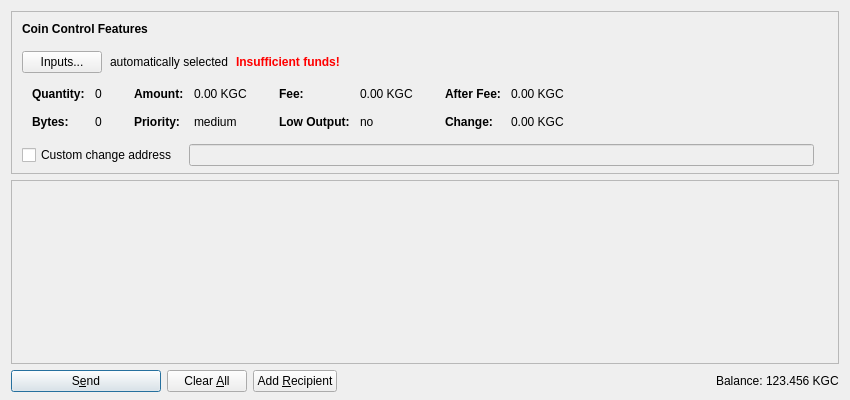
<?xml version="1.0" encoding="UTF-8"?>
<ui version="4.0">
 <class>SendCoinsDialog</class>
 <widget class="QDialog" name="SendCoinsDialog">
  <property name="geometry">
   <rect>
    <x>0</x>
    <y>0</y>
    <width>850</width>
    <height>400</height>
   </rect>
  </property>
  <property name="windowTitle">
   <string>Send Coins</string>
  </property>
  <layout class="QVBoxLayout" name="verticalLayout" stretch="0,1,0">
   <property name="bottomMargin">
    <number>8</number>
   </property>
   <item>
    <widget class="QFrame" name="frameCoinControl">
     <property name="sizePolicy">
      <sizepolicy hsizetype="Expanding" vsizetype="Expanding">
       <horstretch>0</horstretch>
       <verstretch>0</verstretch>
      </sizepolicy>
     </property>
     <property name="maximumSize">
      <size>
       <width>16777215</width>
       <height>16777215</height>
      </size>
     </property>
     <property name="frameShape">
      <enum>QFrame::StyledPanel</enum>
     </property>
     <property name="frameShadow">
      <enum>QFrame::Sunken</enum>
     </property>
     <layout class="QVBoxLayout" name="verticalLayoutCoinControl2">
      <property name="spacing">
       <number>0</number>
      </property>
      <property name="leftMargin">
       <number>0</number>
      </property>
      <property name="topMargin">
       <number>0</number>
      </property>
      <property name="rightMargin">
       <number>0</number>
      </property>
      <property name="bottomMargin">
       <number>6</number>
      </property>
      <item>
       <layout class="QVBoxLayout" name="verticalLayoutCoinControl" stretch="0,0,0,0,1">
        <property name="spacing">
         <number>0</number>
        </property>
        <property name="leftMargin">
         <number>10</number>
        </property>
        <property name="topMargin">
         <number>10</number>
        </property>
        <item>
         <layout class="QHBoxLayout" name="horizontalLayoutCoinControl1">
          <property name="bottomMargin">
           <number>15</number>
          </property>
          <item>
           <widget class="QLabel" name="labelCoinControlFeatures">
            <property name="sizePolicy">
             <sizepolicy hsizetype="Preferred" vsizetype="Maximum">
              <horstretch>0</horstretch>
              <verstretch>0</verstretch>
             </sizepolicy>
            </property>
            <property name="font">
             <font>
              <weight>75</weight>
              <bold>true</bold>
             </font>
            </property>
            <property name="styleSheet">
             <string notr="true">font-weight:bold;</string>
            </property>
            <property name="text">
             <string>Coin Control Features</string>
            </property>
           </widget>
          </item>
         </layout>
        </item>
        <item>
         <layout class="QHBoxLayout" name="horizontalLayoutCoinControl2" stretch="0,0,0,0">
          <property name="spacing">
           <number>8</number>
          </property>
          <property name="bottomMargin">
           <number>10</number>
          </property>
          <item>
           <widget class="QPushButton" name="pushButtonCoinControl">
            <property name="styleSheet">
             <string notr="true"/>
            </property>
            <property name="text">
             <string>Inputs...</string>
            </property>
           </widget>
          </item>
          <item>
           <widget class="QLabel" name="labelCoinControlAutomaticallySelected">
            <property name="text">
             <string>automatically selected</string>
            </property>
            <property name="margin">
             <number>5</number>
            </property>
           </widget>
          </item>
          <item>
           <widget class="QLabel" name="labelCoinControlInsuffFunds">
            <property name="font">
             <font>
              <weight>75</weight>
              <bold>true</bold>
             </font>
            </property>
            <property name="styleSheet">
             <string notr="true">color:red;font-weight:bold;</string>
            </property>
            <property name="text">
             <string>Insufficient funds!</string>
            </property>
            <property name="margin">
             <number>5</number>
            </property>
           </widget>
          </item>
          <item>
           <spacer name="horizontalSpacerCoinControl">
            <property name="orientation">
             <enum>Qt::Horizontal</enum>
            </property>
            <property name="sizeHint" stdset="0">
             <size>
              <width>40</width>
              <height>1</height>
             </size>
            </property>
           </spacer>
          </item>
         </layout>
        </item>
        <item>
         <widget class="QWidget" name="widgetCoinControl" native="true">
          <property name="sizePolicy">
           <sizepolicy hsizetype="Preferred" vsizetype="Preferred">
            <horstretch>0</horstretch>
            <verstretch>0</verstretch>
           </sizepolicy>
          </property>
          <property name="minimumSize">
           <size>
            <width>0</width>
            <height>0</height>
           </size>
          </property>
          <property name="styleSheet">
           <string notr="true"/>
          </property>
          <layout class="QHBoxLayout" name="horizontalLayoutCoinControl5">
           <property name="leftMargin">
            <number>0</number>
           </property>
           <property name="topMargin">
            <number>0</number>
           </property>
           <property name="rightMargin">
            <number>0</number>
           </property>
           <property name="bottomMargin">
            <number>0</number>
           </property>
           <item>
            <layout class="QHBoxLayout" name="horizontalLayoutCoinControl3" stretch="0,0,0,1">
             <property name="spacing">
              <number>20</number>
             </property>
             <property name="topMargin">
              <number>0</number>
             </property>
             <property name="bottomMargin">
              <number>10</number>
             </property>
             <item>
              <layout class="QFormLayout" name="formLayoutCoinControl1">
               <property name="horizontalSpacing">
                <number>10</number>
               </property>
               <property name="verticalSpacing">
                <number>14</number>
               </property>
               <property name="leftMargin">
                <number>10</number>
               </property>
               <property name="topMargin">
                <number>4</number>
               </property>
               <property name="rightMargin">
                <number>6</number>
               </property>
               <item row="0" column="0">
                <widget class="QLabel" name="labelCoinControlQuantityText">
                 <property name="font">
                  <font>
                   <weight>75</weight>
                   <bold>true</bold>
                  </font>
                 </property>
                 <property name="text">
                  <string>Quantity:</string>
                 </property>
                 <property name="margin">
                  <number>0</number>
                 </property>
                </widget>
               </item>
               <item row="0" column="1">
                <widget class="QLabel" name="labelCoinControlQuantity">
                 <property name="cursor">
                  <cursorShape>IBeamCursor</cursorShape>
                 </property>
                 <property name="contextMenuPolicy">
                  <enum>Qt::ActionsContextMenu</enum>
                 </property>
                 <property name="text">
                  <string notr="true">0</string>
                 </property>
                 <property name="margin">
                  <number>0</number>
                 </property>
                 <property name="textInteractionFlags">
                  <set>Qt::LinksAccessibleByMouse|Qt::TextSelectableByKeyboard|Qt::TextSelectableByMouse</set>
                 </property>
                </widget>
               </item>
               <item row="1" column="0">
                <widget class="QLabel" name="labelCoinControlBytesText">
                 <property name="font">
                  <font>
                   <weight>75</weight>
                   <bold>true</bold>
                  </font>
                 </property>
                 <property name="text">
                  <string>Bytes:</string>
                 </property>
                </widget>
               </item>
               <item row="1" column="1">
                <widget class="QLabel" name="labelCoinControlBytes">
                 <property name="cursor">
                  <cursorShape>IBeamCursor</cursorShape>
                 </property>
                 <property name="contextMenuPolicy">
                  <enum>Qt::ActionsContextMenu</enum>
                 </property>
                 <property name="text">
                  <string notr="true">0</string>
                 </property>
                 <property name="textInteractionFlags">
                  <set>Qt::LinksAccessibleByMouse|Qt::TextSelectableByKeyboard|Qt::TextSelectableByMouse</set>
                 </property>
                </widget>
               </item>
              </layout>
             </item>
             <item>
              <layout class="QFormLayout" name="formLayoutCoinControl2">
               <property name="horizontalSpacing">
                <number>10</number>
               </property>
               <property name="verticalSpacing">
                <number>14</number>
               </property>
               <property name="leftMargin">
                <number>6</number>
               </property>
               <property name="topMargin">
                <number>4</number>
               </property>
               <property name="rightMargin">
                <number>6</number>
               </property>
               <item row="0" column="0">
                <widget class="QLabel" name="labelCoinControlAmountText">
                 <property name="font">
                  <font>
                   <weight>75</weight>
                   <bold>true</bold>
                  </font>
                 </property>
                 <property name="text">
                  <string>Amount:</string>
                 </property>
                 <property name="margin">
                  <number>0</number>
                 </property>
                </widget>
               </item>
               <item row="0" column="1">
                <widget class="QLabel" name="labelCoinControlAmount">
                 <property name="cursor">
                  <cursorShape>IBeamCursor</cursorShape>
                 </property>
                 <property name="contextMenuPolicy">
                  <enum>Qt::ActionsContextMenu</enum>
                 </property>
                 <property name="text">
                  <string notr="true">0.00 KGC</string>
                 </property>
                 <property name="textInteractionFlags">
                  <set>Qt::LinksAccessibleByMouse|Qt::TextSelectableByKeyboard|Qt::TextSelectableByMouse</set>
                 </property>
                </widget>
               </item>
               <item row="1" column="0">
                <widget class="QLabel" name="labelCoinControlPriorityText">
                 <property name="font">
                  <font>
                   <weight>75</weight>
                   <bold>true</bold>
                  </font>
                 </property>
                 <property name="text">
                  <string>Priority:</string>
                 </property>
                </widget>
               </item>
               <item row="1" column="1">
                <widget class="QLabel" name="labelCoinControlPriority">
                 <property name="cursor">
                  <cursorShape>IBeamCursor</cursorShape>
                 </property>
                 <property name="contextMenuPolicy">
                  <enum>Qt::ActionsContextMenu</enum>
                 </property>
                 <property name="text">
                  <string notr="true">medium</string>
                 </property>
                 <property name="textInteractionFlags">
                  <set>Qt::LinksAccessibleByMouse|Qt::TextSelectableByKeyboard|Qt::TextSelectableByMouse</set>
                 </property>
                </widget>
               </item>
              </layout>
             </item>
             <item>
              <layout class="QFormLayout" name="formLayoutCoinControl3">
               <property name="horizontalSpacing">
                <number>10</number>
               </property>
               <property name="verticalSpacing">
                <number>14</number>
               </property>
               <property name="leftMargin">
                <number>6</number>
               </property>
               <property name="topMargin">
                <number>4</number>
               </property>
               <property name="rightMargin">
                <number>6</number>
               </property>
               <item row="0" column="0">
                <widget class="QLabel" name="labelCoinControlFeeText">
                 <property name="font">
                  <font>
                   <weight>75</weight>
                   <bold>true</bold>
                  </font>
                 </property>
                 <property name="text">
                  <string>Fee:</string>
                 </property>
                 <property name="margin">
                  <number>0</number>
                 </property>
                </widget>
               </item>
               <item row="0" column="1">
                <widget class="QLabel" name="labelCoinControlFee">
                 <property name="cursor">
                  <cursorShape>IBeamCursor</cursorShape>
                 </property>
                 <property name="contextMenuPolicy">
                  <enum>Qt::ActionsContextMenu</enum>
                 </property>
                 <property name="text">
                  <string notr="true">0.00 KGC</string>
                 </property>
                 <property name="textInteractionFlags">
                  <set>Qt::LinksAccessibleByMouse|Qt::TextSelectableByKeyboard|Qt::TextSelectableByMouse</set>
                 </property>
                </widget>
               </item>
               <item row="1" column="0">
                <widget class="QLabel" name="labelCoinControlLowOutputText">
                 <property name="font">
                  <font>
                   <weight>75</weight>
                   <bold>true</bold>
                  </font>
                 </property>
                 <property name="text">
                  <string>Low Output:</string>
                 </property>
                </widget>
               </item>
               <item row="1" column="1">
                <widget class="QLabel" name="labelCoinControlLowOutput">
                 <property name="cursor">
                  <cursorShape>IBeamCursor</cursorShape>
                 </property>
                 <property name="contextMenuPolicy">
                  <enum>Qt::ActionsContextMenu</enum>
                 </property>
                 <property name="text">
                  <string notr="true">no</string>
                 </property>
                 <property name="textInteractionFlags">
                  <set>Qt::LinksAccessibleByMouse|Qt::TextSelectableByKeyboard|Qt::TextSelectableByMouse</set>
                 </property>
                </widget>
               </item>
              </layout>
             </item>
             <item>
              <layout class="QFormLayout" name="formLayoutCoinControl4">
               <property name="horizontalSpacing">
                <number>10</number>
               </property>
               <property name="verticalSpacing">
                <number>14</number>
               </property>
               <property name="leftMargin">
                <number>6</number>
               </property>
               <property name="topMargin">
                <number>4</number>
               </property>
               <property name="rightMargin">
                <number>6</number>
               </property>
               <item row="0" column="0">
                <widget class="QLabel" name="labelCoinControlAfterFeeText">
                 <property name="font">
                  <font>
                   <weight>75</weight>
                   <bold>true</bold>
                  </font>
                 </property>
                 <property name="text">
                  <string>After Fee:</string>
                 </property>
                 <property name="margin">
                  <number>0</number>
                 </property>
                </widget>
               </item>
               <item row="0" column="1">
                <widget class="QLabel" name="labelCoinControlAfterFee">
                 <property name="cursor">
                  <cursorShape>IBeamCursor</cursorShape>
                 </property>
                 <property name="contextMenuPolicy">
                  <enum>Qt::ActionsContextMenu</enum>
                 </property>
                 <property name="text">
                  <string notr="true">0.00 KGC</string>
                 </property>
                 <property name="textInteractionFlags">
                  <set>Qt::LinksAccessibleByMouse|Qt::TextSelectableByKeyboard|Qt::TextSelectableByMouse</set>
                 </property>
                </widget>
               </item>
               <item row="1" column="0">
                <widget class="QLabel" name="labelCoinControlChangeText">
                 <property name="font">
                  <font>
                   <weight>75</weight>
                   <bold>true</bold>
                  </font>
                 </property>
                 <property name="text">
                  <string>Change:</string>
                 </property>
                </widget>
               </item>
               <item row="1" column="1">
                <widget class="QLabel" name="labelCoinControlChange">
                 <property name="cursor">
                  <cursorShape>IBeamCursor</cursorShape>
                 </property>
                 <property name="contextMenuPolicy">
                  <enum>Qt::ActionsContextMenu</enum>
                 </property>
                 <property name="text">
                  <string notr="true">0.00 KGC</string>
                 </property>
                 <property name="textInteractionFlags">
                  <set>Qt::LinksAccessibleByMouse|Qt::TextSelectableByKeyboard|Qt::TextSelectableByMouse</set>
                 </property>
                </widget>
               </item>
              </layout>
             </item>
            </layout>
           </item>
          </layout>
         </widget>
        </item>
        <item>
         <layout class="QHBoxLayout" name="horizontalLayoutCoinControl4" stretch="0,0,0">
          <property name="spacing">
           <number>12</number>
          </property>
          <property name="sizeConstraint">
           <enum>QLayout::SetDefaultConstraint</enum>
          </property>
          <property name="topMargin">
           <number>5</number>
          </property>
          <property name="rightMargin">
           <number>5</number>
          </property>
          <item>
           <widget class="QCheckBox" name="checkBoxCoinControlChange">
            <property name="toolTip">
             <string>If this is activated, but the change address is empty or invalid, change will be sent to a newly generated address.</string>
            </property>
            <property name="text">
             <string>Custom change address</string>
            </property>
           </widget>
          </item>
          <item>
           <widget class="QValidatedLineEdit" name="lineEditCoinControlChange">
            <property name="enabled">
             <bool>false</bool>
            </property>
            <property name="sizePolicy">
             <sizepolicy hsizetype="Expanding" vsizetype="Fixed">
              <horstretch>0</horstretch>
              <verstretch>0</verstretch>
             </sizepolicy>
            </property>
           </widget>
          </item>
          <item>
           <widget class="QLabel" name="labelCoinControlChangeLabel">
            <property name="sizePolicy">
             <sizepolicy hsizetype="Preferred" vsizetype="Expanding">
              <horstretch>0</horstretch>
              <verstretch>0</verstretch>
             </sizepolicy>
            </property>
            <property name="minimumSize">
             <size>
              <width>0</width>
              <height>0</height>
             </size>
            </property>
            <property name="text">
             <string/>
            </property>
            <property name="margin">
             <number>3</number>
            </property>
           </widget>
          </item>
         </layout>
        </item>
        <item>
         <spacer name="verticalSpacerCoinControl">
          <property name="orientation">
           <enum>Qt::Vertical</enum>
          </property>
          <property name="sizeHint" stdset="0">
           <size>
            <width>800</width>
            <height>1</height>
           </size>
          </property>
         </spacer>
        </item>
       </layout>
      </item>
     </layout>
    </widget>
   </item>
   <item>
    <widget class="QScrollArea" name="scrollArea">
     <property name="widgetResizable">
      <bool>true</bool>
     </property>
     <widget class="QWidget" name="scrollAreaWidgetContents">
      <property name="geometry">
       <rect>
        <x>0</x>
        <y>0</y>
        <width>830</width>
        <height>178</height>
       </rect>
      </property>
      <layout class="QVBoxLayout" name="verticalLayout_2" stretch="0,1">
       <property name="leftMargin">
        <number>0</number>
       </property>
       <property name="topMargin">
        <number>0</number>
       </property>
       <property name="rightMargin">
        <number>0</number>
       </property>
       <property name="bottomMargin">
        <number>0</number>
       </property>
       <item>
        <layout class="QVBoxLayout" name="entries">
         <property name="spacing">
          <number>6</number>
         </property>
        </layout>
       </item>
       <item>
        <spacer name="verticalSpacer">
         <property name="orientation">
          <enum>Qt::Vertical</enum>
         </property>
         <property name="sizeHint" stdset="0">
          <size>
           <width>20</width>
           <height>40</height>
          </size>
         </property>
        </spacer>
       </item>
      </layout>
     </widget>
    </widget>
   </item>
   <item>
    <layout class="QHBoxLayout" name="horizontalLayout">
     <item>
      <widget class="QPushButton" name="sendButton">
       <property name="minimumSize">
        <size>
         <width>150</width>
         <height>0</height>
        </size>
       </property>
       <property name="toolTip">
        <string>Confirm the send action</string>
       </property>
       <property name="text">
        <string>S&amp;end</string>
       </property>
       <property name="icon">
        <iconset resource="../bitcoin.qrc">
         <normaloff>:/icons/send</normaloff>:/icons/send</iconset>
       </property>
       <property name="default">
        <bool>true</bool>
       </property>
      </widget>
     </item>
     <item>
      <widget class="QPushButton" name="clearButton">
       <property name="sizePolicy">
        <sizepolicy hsizetype="Minimum" vsizetype="Fixed">
         <horstretch>0</horstretch>
         <verstretch>0</verstretch>
        </sizepolicy>
       </property>
       <property name="toolTip">
        <string>Clear all fields of the form.</string>
       </property>
       <property name="text">
        <string>Clear &amp;All</string>
       </property>
       <property name="icon">
        <iconset resource="../bitcoin.qrc">
         <normaloff>:/icons/remove</normaloff>:/icons/remove</iconset>
       </property>
       <property name="autoRepeatDelay">
        <number>300</number>
       </property>
       <property name="autoDefault">
        <bool>false</bool>
       </property>
      </widget>
     </item>
     <item>
      <widget class="QPushButton" name="addButton">
       <property name="toolTip">
        <string>Send to multiple recipients at once</string>
       </property>
       <property name="text">
        <string>Add &amp;Recipient</string>
       </property>
       <property name="icon">
        <iconset resource="../bitcoin.qrc">
         <normaloff>:/icons/add</normaloff>:/icons/add</iconset>
       </property>
       <property name="autoDefault">
        <bool>false</bool>
       </property>
      </widget>
     </item>
     <item>
      <spacer name="horizontalSpacer">
       <property name="orientation">
        <enum>Qt::Horizontal</enum>
       </property>
       <property name="sizeHint" stdset="0">
        <size>
         <width>40</width>
         <height>20</height>
        </size>
       </property>
      </spacer>
     </item>
     <item>
      <layout class="QHBoxLayout" name="horizontalLayout_2">
       <property name="spacing">
        <number>3</number>
       </property>
       <item>
        <widget class="QLabel" name="label">
         <property name="sizePolicy">
          <sizepolicy hsizetype="Preferred" vsizetype="Fixed">
           <horstretch>0</horstretch>
           <verstretch>0</verstretch>
          </sizepolicy>
         </property>
         <property name="text">
          <string>Balance:</string>
         </property>
        </widget>
       </item>
       <item>
        <widget class="QLabel" name="labelBalance">
         <property name="sizePolicy">
          <sizepolicy hsizetype="Preferred" vsizetype="Fixed">
           <horstretch>0</horstretch>
           <verstretch>0</verstretch>
          </sizepolicy>
         </property>
         <property name="cursor">
          <cursorShape>IBeamCursor</cursorShape>
         </property>
         <property name="text">
          <string notr="true">123.456 KGC</string>
         </property>
         <property name="textInteractionFlags">
          <set>Qt::LinksAccessibleByMouse|Qt::TextSelectableByKeyboard|Qt::TextSelectableByMouse</set>
         </property>
        </widget>
       </item>
      </layout>
     </item>
    </layout>
   </item>
  </layout>
 </widget>
 <customwidgets>
  <customwidget>
   <class>QValidatedLineEdit</class>
   <extends>QLineEdit</extends>
   <header>qvalidatedlineedit.h</header>
  </customwidget>
 </customwidgets>
 <resources>
  <include location="../bitcoin.qrc"/>
 </resources>
 <connections/>
</ui>
